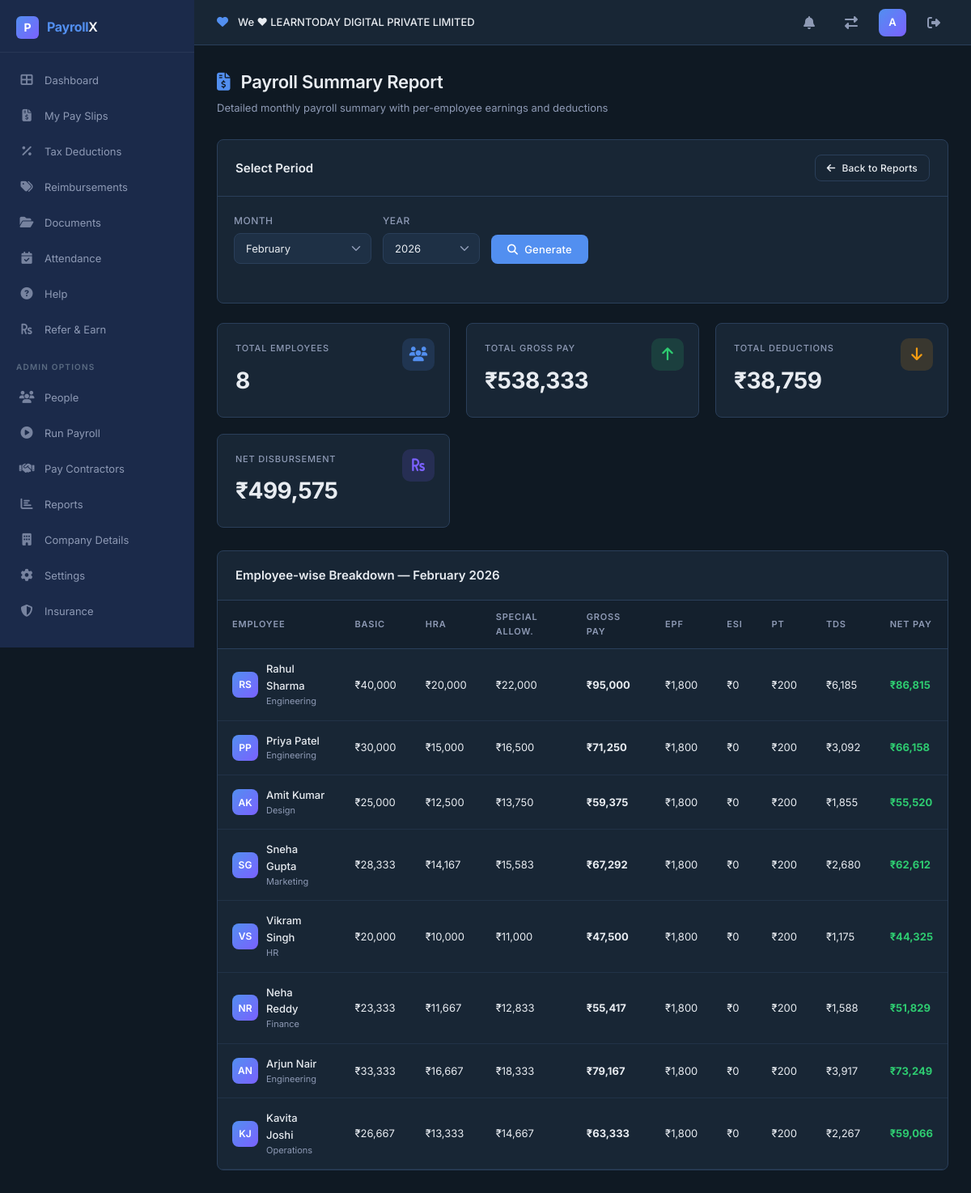
Screenshot of /reports/payroll-summary (signed in) with the database file from the repository.
### src/models.py (models this page shows, shortened)
class Organization(db.Model):
    __tablename__ = 'organizations'
    org_id = db.Column(db.Integer, primary_key=True)
    name = db.Column(db.String(200), unique=True, nullable=False)
    created_at = db.Column(db.DateTime, default=datetime.utcnow)
    users = db.relationship('User', backref='organization', lazy=True)
    employees = db.relationship('Employee', backref='organization', lazy=True)
    payroll_runs = db.relationship('PayrollRun', backref='organization', lazy=True)

class User(UserMixin, db.Model):
    __tablename__ = 'users'
    id = db.Column(db.Integer, primary_key=True)
    username = db.Column(db.String(80), unique=True, nullable=False)
    email = db.Column(db.String(120), unique=True, nullable=False)
    password_hash = db.Column(db.String(256), nullable=False)
    role = db.Column(db.String(20), default='employee')  # employee, hr_admin, finance
    created_at = db.Column(db.DateTime, default=datetime.utcnow)
    org_id = db.Column(db.Integer, db.ForeignKey('organizations.org_id'), nullable=True)

class PayrollRun(db.Model):
    __tablename__ = 'payroll_runs'
    run_id = db.Column(db.Integer, primary_key=True)
    month = db.Column(db.Integer, nullable=False)
    year = db.Column(db.Integer, nullable=False)
    status = db.Column(db.String(20), default='draft')  # draft, pending, approved, finalized
    org_id = db.Column(db.Integer, db.ForeignKey('organizations.org_id'), nullable=True)
    created_by = db.Column(db.Integer, db.ForeignKey('users.id'))
    approver_id = db.Column(db.Integer, db.ForeignKey('users.id'), nullable=True)
    total_gross = db.Column(db.Float, default=0)
    total_deductions = db.Column(db.Float, default=0)
    total_net = db.Column(db.Float, default=0)
    employee_count = db.Column(db.Integer, default=0)
    created_at = db.Column(db.DateTime, default=datetime.utcnow)
    finalized_at = db.Column(db.DateTime, nullable=True)
    payslips = db.relationship('Payslip', backref='payroll_run', lazy=True)

class Payslip(db.Model):
    __tablename__ = 'payslips'
    slip_id = db.Column(db.Integer, primary_key=True)
    run_id = db.Column(db.Integer, db.ForeignKey('payroll_runs.run_id'), nullable=False)
    emp_id = db.Column(db.Integer, db.ForeignKey('employees.emp_id'), nullable=False)
    org_id = db.Column(db.Integer, db.ForeignKey('organizations.org_id'), nullable=True)
    month = db.Column(db.Integer, nullable=False)
    year = db.Column(db.Integer, nullable=False)
    basic_pay = db.Column(db.Float, default=0)
    hra = db.Column(db.Float, default=0)
    da = db.Column(db.Float, default=0)
    special_allowance = db.Column(db.Float, default=0)
    conveyance = db.Column(db.Float, default=0)
    medical_allowance = db.Column(db.Float, default=0)
    gross_pay = db.Column(db.Float, default=0)
    epf_deduction = db.Column(db.Float, default=0)
    esi_deduction = db.Column(db.Float, default=0)
    professional_tax = db.Column(db.Float, default=0)
    tds = db.Column(db.Float, default=0)
    lop_deduction = db.Column(db.Float, default=0)
    total_deductions = db.Column(db.Float, default=0)
    net_pay = db.Column(db.Float, default=0)
    generated_at = db.Column(db.DateTime, default=datetime.utcnow)

class Employee(db.Model):
    __tablename__ = 'employees'
    emp_id = db.Column(db.Integer, primary_key=True)
    user_id = db.Column(db.Integer, db.ForeignKey('users.id'), nullable=True)
    first_name = db.Column(db.String(80), nullable=False)
    last_name = db.Column(db.String(80), nullable=False)
    email = db.Column(db.String(120), nullable=False)
    phone = db.Column(db.String(15))
    pan_number = db.Column(db.String(10))
    aadhaar_number = db.Column(db.String(12))
    bank_account = db.Column(db.String(20))
    bank_ifsc = db.Column(db.String(11))
    bank_name = db.Column(db.String(100))
    department = db.Column(db.String(80))
    designation = db.Column(db.String(80))
    date_of_joining = db.Column(db.Date, default=date.today)
    date_of_exit = db.Column(db.Date, nullable=True)
    status = db.Column(db.String(20), default='active')  # active, inactive, exited
    org_id = db.Column(db.Integer, db.ForeignKey('organizations.org_id'), nullable=True)
    created_at = db.Column(db.DateTime, default=datetime.utcnow)
    salary_structures = db.relationship('SalaryStructure', backref='employee', lazy=True)
    attendance_logs = db.relationship('AttendanceLog', backref='employee', lazy=True)
    payslips = db.relationship('Payslip', backref='employee', lazy=True)
    tax_declaration = db.relationship('TaxDeclaration', backref='employee', uselist=False)
    @property
    def full_name(self):
        return f"{self.first_name} {self.last_name}"

### src/app.py (the view)
@app.route('/reports/payroll-summary')
@login_required
@role_required('hr_admin', 'finance')
def report_payroll_summary():
    month = request.args.get('month', type=int, default=2)
    year = request.args.get('year', type=int, default=2026)
    run = PayrollRun.query.filter_by(month=month, year=year, status='finalized', org_id=current_user.org_id).first()
    slips = Payslip.query.filter_by(month=month, year=year, run_id=run.run_id).all() if run else []
    runs = PayrollRun.query.filter_by(status='finalized', org_id=current_user.org_id).order_by(PayrollRun.year.desc(), PayrollRun.month.desc()).all()
    months_list = ['January', 'February', 'March', 'April', 'May', 'June',
                   'July', 'August', 'September', 'October', 'November', 'December']
    return render_template('report_payroll_summary.html',
                           run=run, slips=slips, runs=runs,
                           selected_month=month, selected_year=year,
                           months=months_list)

### src/app.py (called while the page is built)
@login_manager.user_loader
def load_user(user_id):
    return User.query.get(int(user_id))

def role_required(*allowed_roles):
    def decorator(f):
        @wraps(f)
        def wrapped(*args, **kwargs):
            if current_user.role not in allowed_roles:
                flash('Access denied — insufficient permissions.', 'error')
                return redirect(url_for('dashboard'))
            return f(*args, **kwargs)
        return wrapped
    return decorator

@app.before_request
def initialize_database():
    global _db_initialized
    if not _db_initialized:
        db.create_all()
        seed_database()
        _db_initialized = True

### templates/report_payroll_summary.html (shortened to what this page needs)
{% extends "base.html" %}
{% block content %}
<div class="page-header">
    <h1><i class="fas fa-file-invoice-dollar" style="color: var(--primary); margin-right: 8px;"></i> Payroll Summary Report</h1>
    <p>Detailed monthly payroll summary with per-employee earnings and deductions</p>
</div>
<div class="data-card" style="margin-bottom: 24px;">
    <div class="data-card-header">
        <h2>Select Period</h2>
        <a href="{{ url_for('reports') }}" class="btn btn-outline btn-sm"><i class="fas fa-arrow-left"></i> Back to Reports</a>
    </div>
    <div style="padding: 20px;">
        <form method="GET" action="{{ url_for('report_payroll_summary') }}">
            <div class="payroll-controls">
                <div class="form-group">
                    <label>Month</label>
                    <select name="month" class="form-control" style="width: 170px;">
                        {% for i in range(12) %}
                        <option value="{{ i + 1 }}" {% if selected_month == i + 1 %}selected{% endif %}>{{ months[i] }}</option>
                        {% endfor %}
                    </select>
                </div>
                <div class="form-group">
                    <label>Year</label>
                    <select name="year" class="form-control" style="width: 120px;">
                        <option value="2026" {% if selected_year == 2026 %}selected{% endif %}>2026</option>
                    </select>
                </div>
                <button type="submit" class="btn btn-primary"><i class="fas fa-search"></i> Generate</button>
            </div>
        </form>
    </div>
</div>
{% if run %}
<div class="stats-grid">
    <div class="stat-card">
        <div class="stat-label">Total Employees</div>
        <div class="stat-value">{{ run.employee_count }}</div>
        <div class="stat-icon blue"><i class="fas fa-users"></i></div>
    </div>
    <div class="stat-card">
        <div class="stat-label">Total Gross Pay</div>
        <div class="stat-value">₹{{ "{:,.0f}".format(run.total_gross) }}</div>
        <div class="stat-icon green"><i class="fas fa-arrow-up"></i></div>
    </div>
    <div class="stat-card">
        <div class="stat-label">Total Deductions</div>
        <div class="stat-value">₹{{ "{:,.0f}".format(run.total_deductions) }}</div>
        <div class="stat-icon orange"><i class="fas fa-arrow-down"></i></div>
    </div>
    <div class="stat-card">
        <div class="stat-label">Net Disbursement</div>
        <div class="stat-value">₹{{ "{:,.0f}".format(run.total_net) }}</div>
        <div class="stat-icon purple"><i class="fas fa-rupee-sign"></i></div>
    </div>
</div>
{% endif %}
<div class="data-card">
    <div class="data-card-header">
        <h2>Employee-wise Breakdown — {{ months[selected_month - 1] }} {{ selected_year }}</h2>
    </div>
    {% if slips %}
    <table class="data-table">
        <thead>
            <tr>
                <th>Employee</th>
                <th>Basic</th>
                <th>HRA</th>
                <th>Special Allow.</th>
                <th>Gross Pay</th>
                <th>EPF</th>
                <th>ESI</th>
                <th>PT</th>
                <th>TDS</th>
                <th>Net Pay</th>
            </tr>
        </thead>
        <tbody>
            {% for slip in slips %}
            <tr>
                <td>
                    <div class="emp-info">
                        <div class="emp-avatar">{{ slip.employee.first_name[0] }}{{ slip.employee.last_name[0] }}</div>
                        <div>
                            <div class="emp-name">{{ slip.employee.full_name }}</div>
                            <div class="emp-email">{{ slip.employee.department }}</div>
                        </div>
                    </div>
                </td>
                <td>₹{{ "{:,.0f}".format(slip.basic_pay) }}</td>
                <td>₹{{ "{:,.0f}".format(slip.hra) }}</td>
                <td>₹{{ "{:,.0f}".format(slip.special_allowance) }}</td>
                <td><strong>₹{{ "{:,.0f}".format(slip.gross_pay) }}</strong></td>
                <td>₹{{ "{:,.0f}".format(slip.epf_deduction) }}</td>
                <td>₹{{ "{:,.0f}".format(slip.esi_deduction) }}</td>
                <td>₹{{ "{:,.0f}".format(slip.professional_tax) }}</td>
                <td>₹{{ "{:,.0f}".format(slip.tds) }}</td>
                <td><strong style="color: var(--success);">₹{{ "{:,.0f}".format(slip.net_pay) }}</strong></td>
            </tr>
            {% endfor %}
        </tbody>
    </table>
    {% else %}
    <div class="empty-state">
        <div class="empty-icon"><i class="fas fa-file-invoice-dollar"></i></div>
        <h3>No Data Found</h3>
        <p>No finalized payroll data for {{ months[selected_month - 1] }} {{ selected_year }}.</p>
    </div>
    {% endif %}
</div>
{% endblock %}

### templates/base.html (shortened to what this page needs)
<!DOCTYPE html>
<html lang="en">
<head>
    <link rel="stylesheet" href="{{ url_for('static', filename='css/style.css') }}">
    <link rel="stylesheet" href="https://cdnjs.cloudflare.com/ajax/libs/font-awesome/6.5.1/css/all.min.css">
</head>
<body>
    {% if current_user.is_authenticated %}
    <aside class="sidebar" id="sidebar">
        <div class="sidebar-logo">
            <div class="logo-icon">P</div>
            <div class="logo-text"><span>Payroll</span>X</div>
        </div>
        <nav class="sidebar-nav">
            <a href="{{ url_for('dashboard') }}" class="nav-item {% if request.endpoint == 'dashboard' %}active{% endif %}">
                <span class="nav-icon"><i class="fas fa-th-large"></i></span> Dashboard
            </a>
            <a href="{{ url_for('payslips') }}" class="nav-item {% if request.endpoint == 'payslips' %}active{% endif %}">
                <span class="nav-icon"><i class="fas fa-file-invoice-dollar"></i></span> My Pay Slips
            </a>
            <a href="{{ url_for('tax_deductions') }}" class="nav-item {% if request.endpoint == 'tax_deductions' %}active{% endif %}">
                <span class="nav-icon"><i class="fas fa-percentage"></i></span> Tax Deductions
            </a>
            <a href="{{ url_for('reimbursements') }}" class="nav-item {% if request.endpoint == 'reimbursements' %}active{% endif %}">
                <span class="nav-icon"><i class="fas fa-tags"></i></span> Reimbursements
            </a>
            <a href="{{ url_for('documents') }}" class="nav-item {% if request.endpoint == 'documents' %}active{% endif %}">
                <span class="nav-icon"><i class="fas fa-folder-open"></i></span> Documents
            </a>
            <a href="{{ url_for('attendance') }}" class="nav-item {% if request.endpoint == 'attendance' %}active{% endif %}">
                <span class="nav-icon"><i class="fas fa-calendar-check"></i></span> Attendance
            </a>
            <a href="{{ url_for('help_page') }}" class="nav-item {% if request.endpoint == 'help_page' %}active{% endif %}">
                <span class="nav-icon"><i class="fas fa-question-circle"></i></span> Help
            </a>
            <a href="{{ url_for('refer_earn') }}" class="nav-item {% if request.endpoint == 'refer_earn' %}active{% endif %}">
                <span class="nav-icon"><i class="fas fa-rupee-sign"></i></span> Refer & Earn
            </a>
            {% if current_user.role != 'employee' %}
            <div class="nav-section-label">Admin Options</div>
            <a href="{{ url_for('people') }}" class="nav-item {% if request.endpoint == 'people' %}active{% endif %}">
                <span class="nav-icon"><i class="fas fa-users"></i></span> People
            </a>
            <a href="{{ url_for('run_payroll') }}" class="nav-item {% if request.endpoint == 'run_payroll' %}active{% endif %}">
                <span class="nav-icon"><i class="fas fa-play-circle"></i></span> Run Payroll
            </a>
            <a href="{{ url_for('pay_contractors') }}" class="nav-item {% if request.endpoint == 'pay_contractors' %}active{% endif %}">
                <span class="nav-icon"><i class="fas fa-handshake"></i></span> Pay Contractors
            </a>
            <a href="{{ url_for('reports') }}" class="nav-item {% if request.endpoint == 'reports' %}active{% endif %}">
                <span class="nav-icon"><i class="fas fa-chart-bar"></i></span> Reports
            </a>
            <a href="{{ url_for('company_details') }}" class="nav-item {% if request.endpoint == 'company_details' %}active{% endif %}">
                <span class="nav-icon"><i class="fas fa-building"></i></span> Company Details
            </a>
            <a href="{{ url_for('settings') }}" class="nav-item {% if request.endpoint == 'settings' %}active{% endif %}">
                <span class="nav-icon"><i class="fas fa-cog"></i></span> Settings
            </a>
            <a href="{{ url_for('insurance') }}" class="nav-item {% if request.endpoint == 'insurance' %}active{% endif %}">
                <span class="nav-icon"><i class="fas fa-shield-alt"></i></span> Insurance
            </a>
            {% endif %}
        </nav>
    </aside>
    <header class="top-bar">
        <div class="top-bar-left">
            <span class="org-heart"><i class="fas fa-heart"></i></span>
            <span class="org-name">We ♥ {{ current_user.organization.name if current_user.organization else 'My Organization' }}</span>
        </div>
        <div class="top-bar-right">
            <div class="notification-bell"><i class="fas fa-bell"></i></div>
            <a href="{{ url_for('choose_organization') }}" class="notification-bell"><i class="fas fa-exchange-alt"></i></a>
            <div class="profile-avatar" title="{{ current_user.username }}">
                {{ current_user.username[0]|upper }}
            </div>
            <a href="{{ url_for('logout') }}" class="notification-bell" title="Logout"><i class="fas fa-sign-out-alt"></i></a>
        </div>
    </header>
    <main class="main-content">
        {% block content %}{% endblock %}
    </main>
    {% else %}
        {% block public_content %}{% endblock %}
    {% endif %}
</body>
</html>

### rows the page displays
Organization: organization "LEARNTODAY DIGITAL PRIVATE LIMITED"
User: username "A"
PayrollRun: employee_count "8", total_gross "538,333", total_deductions "38,759", total_net "499,575"
Payslip: employee "R", employee "S", employee.full_name "Rahul Sharma", employee.department "Engineering", basic_pay "40,000", hra "20,000", special_allowance "22,000", gross_pay "95,000", epf_deduction "1,800", esi_deduction "0", professional_tax "200", tds "6,185", net_pay "86,815"
Payslip: employee "P", employee.full_name "Priya Patel", employee.department "Engineering", basic_pay "30,000", hra "15,000", special_allowance "16,500", gross_pay "71,250", epf_deduction "1,800", esi_deduction "0", professional_tax "200", tds "3,092", net_pay "66,158"
Payslip: employee "A", employee "K", employee.full_name "Amit Kumar", employee.department "Design", basic_pay "25,000", hra "12,500", special_allowance "13,750", gross_pay "59,375", epf_deduction "1,800", esi_deduction "0", professional_tax "200", tds "1,855", net_pay "55,520"
Payslip: employee "S", employee "G", employee.full_name "Sneha Gupta", employee.department "Marketing", basic_pay "28,333", hra "14,167", special_allowance "15,583", gross_pay "67,292", epf_deduction "1,800", esi_deduction "0", professional_tax "200", tds "2,680", net_pay "62,612"
Payslip: employee "V", employee "S", employee.full_name "Vikram Singh", employee.department "HR", basic_pay "20,000", hra "10,000", special_allowance "11,000", gross_pay "47,500", epf_deduction "1,800", esi_deduction "0", professional_tax "200", tds "1,175", net_pay "44,325"
Payslip: employee "N", employee "R", employee.full_name "Neha Reddy", employee.department "Finance", basic_pay "23,333", hra "11,667", special_allowance "12,833", gross_pay "55,417", epf_deduction "1,800", esi_deduction "0", professional_tax "200", tds "1,588", net_pay "51,829"
Payslip: employee "A", employee "N", employee.full_name "Arjun Nair", employee.department "Engineering", basic_pay "33,333", hra "16,667", special_allowance "18,333", gross_pay "79,167", epf_deduction "1,800", esi_deduction "0", professional_tax "200", tds "3,917", net_pay "73,249"
Payslip: employee "K", employee "J", employee.full_name "Kavita Joshi", employee.department "Operations", basic_pay "26,667", hra "13,333", special_allowance "14,667", gross_pay "63,333", epf_deduction "1,800", esi_deduction "0", professional_tax "200", tds "2,267", net_pay "59,066"

### other values shown
{{ months[selected_month - 1] }} "February"
{{ selected_year }} "2026"
form field month "February"
